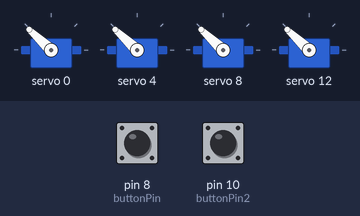
Bench run of a sketch on a simulated Arduino Uno, built with avr-gcc and run on an emulated ATmega328P. On the bench: 4 × servo. The inputs (shaded band) are chosen by the test bench; at power-on: pin 8 (buttonPin) LOW, pin 10 (buttonPin2) LOW.

Above: at 1.2 s.
1.3 s: pin 8 (buttonPin) pulled HIGH for 0.15 s
At 2.81 s:
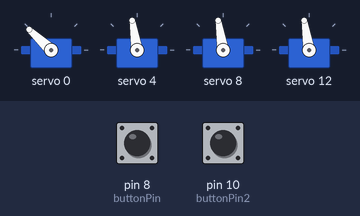
4.4 s: pin 10 (buttonPin2) pulled HIGH for 1 s
7.4 s: pin 10 (buttonPin2) pulled HIGH for 0.15 s
At 8.9 s:
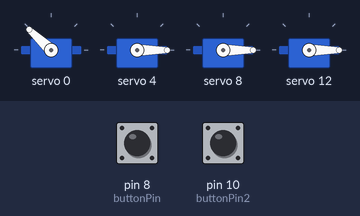
9.6 s: pin 10 (buttonPin2) pulled HIGH for 3.2 s
At 11.2 s:
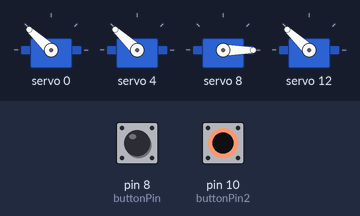
14.3 s: pin 8 (buttonPin) pulled HIGH for 1 s
At 15.96 s:
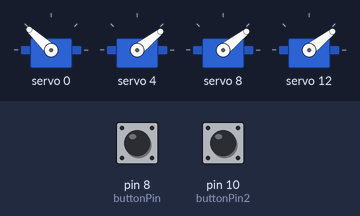
17.9 s: pin 10 (buttonPin2) pulled HIGH for 1 s
Timing chart, 0 to 20.9 s (numbered marks = the images above; inputs shaded):
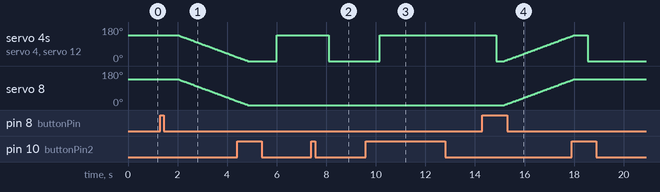

The sketch:

Hand_Code_using_servo_and_buttons_v2.ino
```cpp
#include <Servo.h>
#include <Wire.h>
#include <Adafruit_PWMServoDriver.h>

Adafruit_PWMServoDriver pwm = Adafruit_PWMServoDriver();
#define SERVOMIN  80 ///(76 for 2)(77 for the Ring servo)// This is the 'minimum' pulse length count (out of 4096)
#define SERVOMAX  400 //(573)(577 on ring servo) This is the 'maximum' pulse length count (out of 4096)
#define SERVO_FREQ 50 // Analog servos run at ~50 Hz updates
/*Servo WristServo;
  Servo IndexFServo;
  Servo F3Servo;
  Servo ThumbServo;
*/
enum MODE {LOCK, CALLIBRATE, OPERATION};
MODE mod = LOCK;
// button lists with related variables for debouncing
typedef struct Sensors_L {
  int buttonState; // the current reading from the input pin
  int lastButtonState;// the previous reading from the input pin
  int pos;// variable to store the servo position
  unsigned long lastDebounceTime; // the last time the output pin was toggled

} Buttons;
//const int thres = 750;
int cnt = 0;
int cnt2 = 0;
int count = 0;
int count2 = 0;
bool samp = false;
int buttonState = LOW; // the current reading from the input pin
int lastButtonState = LOW; // the previous reading from the input pin
int servPos[] = {
  180 //servPos[0](all fingers)
  , 0 //servPos[1](wrist Rotation sensor)
  , 180 //servPos[2](index sensor)
  , 180 //servPos[3](3Fingers)
  , 180 //servPos[4](thumb sensor)
};
/// initialize the button array of list
Buttons buttons[] = {
  { LOW, LOW, 0, 0}//buttons[0](o/c sensor)
  , {LOW, LOW, 0, 0}//buttons[1](wrist Rotation sensor)
};

// constants won't change. They're used here to set pin numbers:

const int buttonPin = 8;
const int buttonPin2 = 10;
const int redpin = 2;
const int greenpin = 3;
const int bluepin = 4;

uint8_t WristServo = 0;
uint8_t IndexFServo = 4;
uint8_t F3Servo = 8;
uint8_t ThumbServo = 12;
// the following variables are unsigned longs because the time, measured in
// milliseconds, will quickly become a bigger number than can be stored in an int.
unsigned long debounceDelay = 50;    // the debounce time; increase if the output flickers
unsigned long lastDebounceTime;
int pulselen;
void setup() {
  Serial.begin(9600);
  pwm.begin();
  pwm.setPWMFreq(SERVO_FREQ);  // Analog servos run at ~50 Hz updates
  pulselen = map (servPos[0], 0, 180, SERVOMIN, SERVOMAX);
  pwm.setPWM(WristServo, 0, pulselen);
  pwm.setPWM(IndexFServo, 0, pulselen);
  pwm.setPWM(F3Servo, 0, pulselen);
  pwm.setPWM(ThumbServo, 0, pulselen);
  delay(10);

}

void OC() {// will close or open hand and all finger related servos will run
  /// will grab the current servo position for the index, thumb and the last 3 fingers
  int posIF = servPos[2];
  int pos3F = servPos[3];
  int posTF = servPos[4];
  if (servPos[0] >= 180) {
    ///this will move all relate fingers to a closed hand state according to their current prositions.
    for (servPos[0] = 180; servPos[0] >= 0; --servPos[0]) {
      pulselen = map (servPos[0], 0, 180, SERVOMIN, SERVOMAX);
      if (posIF >= servPos[0])
        pwm.setPWM(IndexFServo, 0, pulselen);

      if (posTF >= servPos[0])
        pwm.setPWM(ThumbServo, 0, pulselen);

      if (pos3F >= servPos[0])
        pwm.setPWM(F3Servo, 0, pulselen);


      delay(15);                       // waits 15ms for the servo to reach the position
    }
  }
  else {
    ///this will move all relate fingers to a open hand state according to their current prositions.
    for (servPos[0] = 0; servPos[0] <= 180; ++servPos[0]) {

      pulselen = map (servPos[0], 0, 180, SERVOMIN, SERVOMAX);
      if (posIF <= servPos[0])
        pwm.setPWM(IndexFServo, 0, pulselen);

      if (posTF <= servPos[0])
        pwm.setPWM(ThumbServo, 0, pulselen);

      if (pos3F <= servPos[0])
        pwm.setPWM(F3Servo, 0, pulselen);

      delay(15);                       // waits 15ms for the servo to reach the position
    }
  }
  servPos[2] = servPos[0];
  servPos[3] = servPos[0];
  servPos[4] = servPos[0];
}
void RGB(int redval, int greenval, int blueval)
{
  analogWrite(redpin, redval);
  analogWrite(greenpin, greenval);
  analogWrite(bluepin, blueval);
}
void wristRotation() {
  // only toggle the servo to move by 90 degrees and reset to 0 when it's at 180 if the new button state is HIGH
  // operates the rotation of the wrist
  int pulselenW;
  if (servPos[1] == 180)
    servPos[1] = 0;
  else
    servPos[1] += 90;
  pulselenW = map (servPos[1], 0, 180, SERVOMIN, SERVOMAX);
  pwm.setPWM(WristServo, 0, pulselenW);

}

void Pinch() {
  // only toggle the servo to move by 90 degrees and reset to 0 when it's at 180 if the new button state is HIGH
  // operates the rotation of the wrist
  int pulselenP;
  if (servPos[1] == 180)
    servPos[1] = 0;
  else
    servPos[1] = 180;
  pulselenP = map (servPos[1], 0, 180, SERVOMIN, SERVOMAX);
  pwm.setPWM(IndexFServo, 0, pulselenP);
  pwm.setPWM(ThumbServo, 0, pulselenP);

}
void indexMov() {
  // willt move the indexf finger from 0 to 180 and vice versa
  int pulselenI;
  if (servPos[2] >= 180) {
    for (servPos[2] = 180; servPos[2] >= 0; --servPos[2]) {
      pulselenI = map (servPos[2], 0, 180, SERVOMIN, SERVOMAX);
      pwm.setPWM(IndexFServo, 0, pulselenI);              // tell servo to go to position in variable 'pos'
      delay(15);                       // waits 15ms for the servo to reach the position
    }
  }
  else {
    for (servPos[2] = 0; servPos[2] <= 180; ++servPos[2]) {
      pulselenI = map (servPos[2], 0, 180, SERVOMIN, SERVOMAX);
      pwm.setPWM(IndexFServo, 0, pulselenI);             // tell servo to go to position in variable 'pos'
      delay(15);                       // waits 15ms for the servo to reach the position
    }
  }

}

void fingers_3F() {
  // operates the 3 fingers, move the fringers from 0 to 180 and vice versa
  int pulselen3F;
  if (servPos[3] >= 160) {
    for (servPos[3] = 160; servPos[3] >= 0; --servPos[3]) {
      pulselen3F = map (servPos[3], 0, 180, SERVOMIN, SERVOMAX);
      pwm.setPWM(F3Servo, 0, pulselen3F); // tell servo to go to position in variable 'pos'
      delay(15);                       // waits 15ms for the servo to reach the position
    }
  }
  else {
    for (servPos[3] = 0; servPos[3] <= 160; ++servPos[3]) {
      pulselen3F = map (servPos[3], 0, 180, SERVOMIN, SERVOMAX);
      pwm.setPWM(F3Servo, 0, pulselen3F); // tell servo to go to position in variable 'pos'
      delay(15);                       // waits 15ms for the servo to reach the position
    }
  }

}

void ThumbMov() {
  // move the thum from 0 to 180
  // Serial.print("im in thumb move");
  int pulselenT;
  if (servPos[4] >= 180) {
    for (servPos[4] = 180; servPos[4] >= 0; --servPos[4]) {
      pulselenT = map (servPos[4], 0, 180, SERVOMIN, SERVOMAX);
      pwm.setPWM(ThumbServo, 0, pulselenT);              // tell servo to go to position in variable 'pos'
      delay(15);                       // waits 15ms for the servo to reach the position
    }
  }
  else {
    for (servPos[4] = 0; servPos[4] <= 180; ++servPos[4]) {
      pulselenT = map (servPos[4], 0, 180, SERVOMIN, SERVOMAX);
      pwm.setPWM(ThumbServo, 0, pulselenT);              // tell servo to go to position in variable 'pos'
      delay(15);                       // waits 15ms for the servo to reach the position
    }
  }

}

void debounceButtonsExecute(int reading, int num) {

  // check to see if you just pressed the button
  // (i.e. the input went from LOW to HIGH), and you've waited long enough
  // since the last press to ignore any noise:
  // If the switch changed, due to noise or pressing:
  if (reading != buttons[num].lastButtonState) {
    // reset the debouncing timer
    buttons[num].lastDebounceTime = millis();
   // Serial.println("in here resetted lasdb ");
  }

  if ((millis() - buttons[num].lastDebounceTime) > debounceDelay) {
    // whatever the reading is at, it's been there for longer than the debounce
    // delay, so take it as the actual current state:
// Serial.print("reading in DBE = ");
 // Serial.println(reading);
    // if the button state has changed:
    if (reading != buttons[num].buttonState) {
      buttons[num].buttonState = reading;
      //if the butteon was pressed under half a second increase the counter
      if (buttons[num].buttonState == HIGH) {
     //   Serial.print("in here button is high ");
        // Serial.println(reading);
        //  Serial.print("reading2 = ");
        //Serial.println(reading2);
        // Serial.print("\n");
        if (millis() - buttons[num].lastDebounceTime < 500) {
         // Serial.print("in here less  han 1000 ");
          if (num == 1)
            count2++;
          else
            count++;
        }
      }

    }
  }
    buttons[num].lastButtonState = reading;
}
void operation() {

  int reading = digitalRead(buttonPin);
  int reading2 = digitalRead(buttonPin2);
  // int reading3 = digitalRead(buttonPin3);
  // int reading4 = digitalRead(buttonPin4);
  // int reading5 = digitalRead(buttonPin5);
 // Serial.print("reading = ");
  //Serial.println(reading);
  //  Serial.print("reading2 = ");
  // Serial.println(reading2);
  // Serial.print("\n");
  debounceButtonsExecute(reading, 0);

  //Serial.println(count);
  // Serial.print("count = ");
  // Serial.println(count);
  //  Serial.print("reading2 = ");
  // Serial.println(reading2);
  // Serial.print("\n");
  if (millis() - buttons[0].lastDebounceTime > 500 && count == 1) {

    OC();
    count = 0;
  }
 debounceButtonsExecute(reading2, 1);
  //Serial.println(count2);
  if (millis() - buttons[1].lastDebounceTime > 500 && count2 == 1) {
    // buttons[3].buttonState = HIGH;
    Pinch();
    count2 = 0;
  }
  delay(50);
}
/*bool sample(int num, int pin) {
  Serial.println("in sample function");
  if (samp == false) {
    RGB(255, 0, 255);
    Sensors[num].thres += analogRead(pin);
    ++cnt;
    if (cnt == 5) {
      Sensors[num].thres = Sensors[num].thres / 5;
      samp = true;
      cnt = 0;
      RGB(0, 0, 0);
    }
    Serial.print("cnt in samp= ");
    Serial.println(cnt);
    delay(1000);
  }

  Serial.print("sample= ");
  Serial.println(samp);
  return samp;

  }
  void callibrate(int num, int pin) {
  static int state = 0;
  static int reading = 0;
  Serial.println("in callibrate function");
  bool spl = sample(num, pin);
  if (spl == true) {
    Serial.print("before: Sensors[num].thres= ");
    Serial.println(Sensors[num].thres);
    RGB(255, 255, 0);//yellow
    reading = analogRead(pin);
    if (reading >= Sensors[num].thres + 100)
      state = HIGH;
    else
      state = LOW;
    Serial.print("before: Sensors[num].thres= ");
    Serial.println(Sensors[num].thres);
    debounceSensorsCount(state, num, reading);
    Serial.print("cnt= ");
    Serial.println(cnt);
    if (millis() - Sensors[num].lastDebounceTime > 1000 && (cnt == 1)) {
      samp = false;
      RGB(0, 0, 0);
      if (cnt2 == 0) {
        cnt2 = 1;
        cnt = 0;
      }
      else if (cnt2 == 1)
        cnt2 = 2;
    }

  }
  }*/
void changeModes(int reading) {
  if (reading != lastButtonState) {
    // reset the debouncing timer
    lastDebounceTime = millis();
  }

  if ((millis() - lastDebounceTime) > debounceDelay) {
    // whatever the reading is at, it's been there for longer than the debounce
    // delay, so take it as the actual current state:

    // if the button state has changed:
    if (reading != buttonState) {
      buttonState = reading;
      //if the butteon was pressed under half a second increase the counter
      if (buttonState == HIGH) {
        if (millis() - lastDebounceTime < 1000) {
          ++cnt;
        }
      }
    }
  }
  lastButtonState = reading;
}

/*bool toohigh(int val) {
  if (val > thresMax) {
    RGB(255, 0, 0);
    delay(200);
    RGB(0, 0, 0);
    return true;
  }
  else if (val < thresMin) {
    RGB(0, 0, 255);
    delay(200);
    RGB(0, 0, 0);
    return false;
  }
  else
    return false;
  }
  bool toohigh2(int val) {
  if (val > thresMax2) {
    RGB(255, 0, 0);
    delay(200);
    RGB(0, 0, 0);
    return true;
  }
  else if (val < thresMin2) {
    RGB(0, 0, 255);
    delay(200);
    RGB(0, 0, 0);
    return false;
  }
  else
    return false;
  }*/
void loop() {
  //int reading = digitalRead(buttonPin);
  // changeModes(reading);

  operation();
}
```

Measured:
- after the input at 1.3 s, servo 4, servo 8, servo 12: moves from 137° to 21° over 2.4 s, starting after 0.73 s
- after the input at 7.4 s, servo 4, servo 12: 137° → 0° after 0.70 s
- after the input at 9.6 s, servo 4, servo 12: 0° → 137° after 0.56 s
- after the input at 14.3 s, servo 8: moves from 0° to 132° over 2.7 s, starting after 0.89 s
